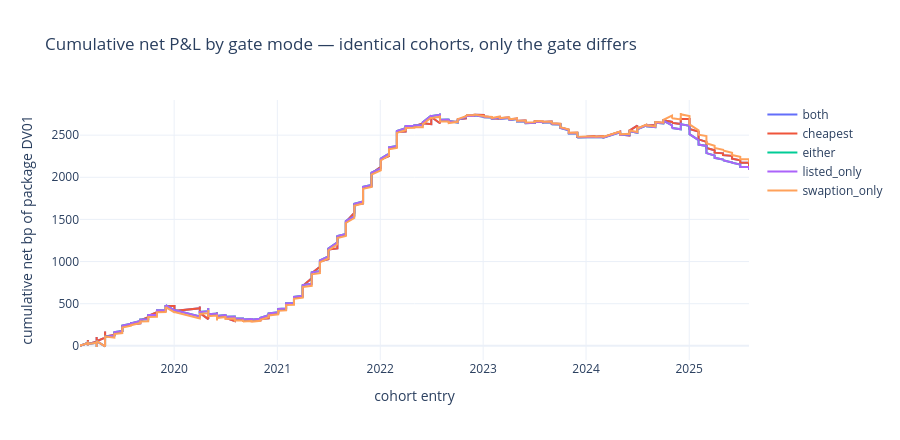

Notebook code cell kept with this figure:
### Code cell
fig = go.Figure()
for mode, gbk in books[books.gate_closed].groupby("gate_mode"):
    s = gbk.sort_values("entry")
    fig.add_trace(go.Scatter(x=s.entry, y=s.gate_net_bp.cumsum(), mode="lines", name=mode))
fig.update_layout(height=440, template="plotly_white",
                  title="Cumulative net P&L by gate mode — identical cohorts, only the gate differs",
                  xaxis_title="cohort entry", yaxis_title="cumulative net bp of package DV01")
fig.show()

### Figure 1 — Plotly figure (JSON) as saved in the notebook; plotly's stock layout.template omitted (floating-point values rounded to 4 significant figures; data arrays with more than 128 entries replaced by an {"elided": "..."} marker saying what was removed)
{"data": [{"mode": "lines", "name": "both", "type": "scatter", "x": {"elided": "300 str values"}, "y": {"elided": "300 float values"}}, {"mode": "lines", "name": "cheapest", "type": "scatter", "x": {"elided": "300 str values"}, "y": {"elided": "300 float values"}}, {"mode": "lines", "name": "either", "type": "scatter", "x": {"elided": "304 str values"}, "y": {"elided": "304 float values"}}, {"mode": "lines", "name": "listed_only", "type": "scatter", "x": {"elided": "304 str values"}, "y": {"elided": "304 float values"}}, {"mode": "lines", "name": "swaption_only", "type": "scatter", "x": {"elided": "304 str values"}, "y": {"elided": "304 float values"}}], "layout": {"height": 440, "title": {"text": "Cumulative net P&L by gate mode — identical cohorts, only the gate differs"}, "xaxis": {"title": {"text": "cohort entry"}}, "yaxis": {"title": {"text": "cumulative net bp of package DV01"}}}}
